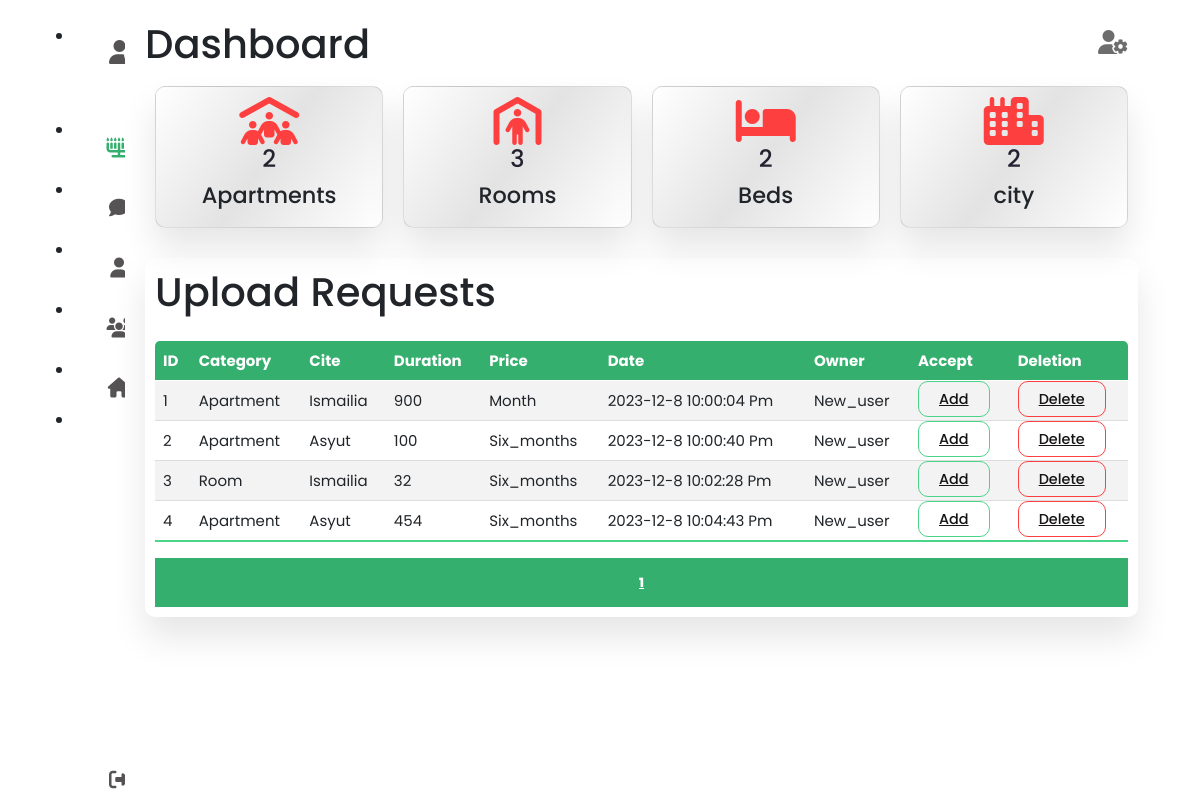
/admin/index.php (signed in), run on the app's committed database.
### tables this page shows
CREATE TABLE `test_uploade` (
  `id` int(11) NOT NULL,
  `price` int(11) NOT NULL,
  `category` varchar(50) NOT NULL,
  `duration` varchar(50) NOT NULL,
  `citys` varchar(11) NOT NULL,
  `text` varchar(200) NOT NULL,
  `img_name` varchar(200) NOT NULL,
  `C_date` datetime NOT NULL DEFAULT current_timestamp(),
  `id_user` int(11) NOT NULL
);

CREATE TABLE `users` (
  `id` int(11) NOT NULL,
  `User_name` varchar(100) NOT NULL,
  `Email` varchar(255) NOT NULL,
  `Password` varchar(50) NOT NULL,
  `currtime` datetime NOT NULL DEFAULT current_timestamp()
);

### admin/index.php (the view, shortened to what this page needs)
<?PHP
  include("../user/include/connect.php");
            ?>
<span style="font-family: verdana, geneva, sans-serif"
  ><!DOCTYPE html>
  <html lang="en">
    <head>
      <link rel="stylesheet" href="../css_admin/dashboard.css" />
      <link
        rel="stylesheet"
        href="https://cdnjs.cloudflare.com/ajax/libs/font-awesome/5.15.4/css/all.min.css"
      />
      <link
        rel="stylesheet"
        href="https://cdnjs.cloudflare.com/ajax/libs/font-awesome/6.2.0/css/all.min.css"
      />
      <link
        rel="stylesheet"
        href="https://cdnjs.cloudflare.com/ajax/libs/aos/2.3.4/aos.css"
      />
      <link rel="stylesheet" href="../css_admin/bootstrap.min.css" />
    </head>
    <body>
      <div class="container">
        <?Php if(isset($_COOKIE["admin_name"])){?>
        <nav>
          <ul>
            <li>
              <a href="#" class="logo">
                <i class="fas fa-solid fa-user-shield"></i>
              </a>
            </li>
            <li>
              <a href="#">
                <i class="fas fa-menorah" style="color: #34af6d !important"></i>
              </a>
            </li>
            <li>
              <a href="message.php">
                <i class="fas fa-comment"></i>
              </a>
            </li>
            <li>
              <a href="profile.php">
                <i class="fas fa-solid fa-user"></i>
              </a>
            </li>
            <li>
              <a href="All-admins.php">
                <i class="fas fa-solid fa-users"></i>
              </a>
            </li>
            <li>
              <a href="../user/services.php">
                <i class="fas fa-solid fa-house"></i>
              </a>
            </li>
            <li>
              <a href="out.php" class="logout">
                <i class="fas fa-sign-out-alt"></i>
              </a>
            </li>
          </ul>
        </nav>
        <section class="main">
          <div class="main-top">
            <h1>Dashboard</h1>
            <i class="fas fa-user-cog" style="font-size: 1.5rem"></i>
          </div>
          <div class="users">
            <?php
              $count = $db->query("SELECT category from  `products`");
              $count = $count->fetchAll(pdo::FETCH_ASSOC);
              $num_apart  = 0;
              $num_room   = 0;
              $num_bed    = 0;
              foreach($count as $c){
                if($c['category'] == "Apartment"){
                  $num_apart++;
                }else if($c['category'] == "Room"){
                  $num_room++;
                }else if($c['category'] == "Bed"){
                  $num_bed++;
                }
              }
            ?>
            <div class="card">
              <i class="fa-solid fa-people-roof"></i>
              <h2 class="counter"><?php echo $num_apart?></h2>
              <h4>Apartments</h4>
            </div>
            <div class="card">
              <i class="fa-solid fa-person-shelter"></i>
              <h2 class="counter"><?php echo $num_room?></h2>
              <h4>Rooms</h4>
            </div>
            <div class="card">
              <i class="fa-solid fa-bed"></i>
              <h2 class="counter"><?php echo $num_bed?></h2>
              <h4>Beds</h4>
            </div>
              <?Php
                $num = $db->query("SELECT count(citys) as num from  `products` group by citys");
                $num = $num->fetchall(pdo::FETCH_ASSOC);
                $n = count($num);
              ?>
            <div class="card">
              <i class="fa-solid fa-city"></i>
              <h2 class="counter"><?php echo $n?></h2>
              <h4>city</h4>
            </div>
          </div>
          <section class="attendance">
            <div class="attendance-list">
              <h1>upload requests</h1>
              <?php
                      $start = 1;
                      $sel = $db->query("SELECT id from test_uploade");
                      $sel = $sel->fetchAll(pdo::FETCH_ASSOC);
                      $number = 5;
                      $num_s = ceil((count($sel) / $number));
                      $limt = ($start - 1) * $number;
                      $all = $db->query("SELECT `test_uploade`.`id` as id_cat,`test_uploade`.`category`,
                      `test_uploade`.`citys`,`test_uploade`.`duration`
                      ,`test_uploade`.`price`, `users`.`User_name`,`users`.`id`,`test_uploade`.`C_date`as date
                      from test_uploade INNER JOIN users on test_uploade.id_user = users.id limit $limt , $number ");
                      $all = $all->fetchAll(pdo::FETCH_ASSOC);
                      $n = $limt;
                        if($all) {
                    ?>
              <table class="table">
                <thead>
                  <tr>
                    <th>ID</th>
                    <th>Category</th>
                    <th>cite</th>
                    <th>Duration</th>
                    <th>price</th>
                    <th>date</th>
                    <th>owner</th>
                    <th>accept</th>
                    <th>deletion</th>
                  </tr>
                </thead>
                <tbody>
                     <?php
                     foreach($all as $a){
                      $date = date_create($a["date"]);
                      $date = date_format($date , "Y-m-j g:i:s a");
                      $n++
                     ?>
                  <tr>
                    <td><?php echo $n;?></td>
                    <td><?php echo $a["category"];?></td>
                    <td><?php echo $a["citys"];?></td>
                    <td><?php echo $a["price"];?></td>
                    <td><?php echo $a["duration"];?></td>
                    <td><?php echo $date;?></td>
                    <td><?php echo $a["User_name"];?></td>
                    <td><a href="delete.php?add=<?php echo $a['id_cat']?>">add</a></td>
                    <td><a href="delete.php?del=<?php echo $a['id_cat']?>" class="second_btn">delete</a></td>
                  </tr>
                      <?php }?>
                </tbody>
              </table>
              <div class="Mobility">
                <?Php for($i =1; $i<=$num_s;$i++){?>
                <a href="index.php?start=<?php echo $i?>" class="number"><?php echo $i?></a>
                <?php }?>
            </div>
            </div>
                <?php }else{ ?>
                <?php echo "لايوجد طلبات للرفع" ;}?>
            <?php }?>
          </section>
        </section>
      </div>
    </body>
  </html>
</span>

### css_admin/dashboard.css (style rules this page uses)
* { margin: 0; padding: 0; outline: none; border: none; text-decoration: none; box-sizing: border-box; font-family: "Poppins", sans-serif; }
:root { --primary: rgb(1, 235, 248); --secondary: #fe3f40; --light: #ffffff; --dark: #161313; --dark-color: hsl(212, 42%, 15%); --bac-color: #020113; --title: 3.6rem; --Side_title: 2.4rem; --title-product: 1.7rem; --text-product: 1.1rem; --textP: 1.6rem; --logo-header: 4rem; --link_header: 1.8rem; --body-color: #ffffff; }
body { background: rgb(226, 226, 226); }
nav { position: sticky; top: 0; bottom: 0; height: 100vh; left: 0 t; width: 90px; background: #fff; overflow: hidden; transition: 1s; }
.logo { text-align: center; display: flex; margin: 10px 0 0 10px; padding-bottom: 3rem; }
.logo .fas { font-size: 1.5rem; margin-left: -5px; }
nav a { position: relative; width: 280px; font-size: 14px; color: rgb(85, 83, 83); display: table; padding: 10px; }
nav .fas { position: relative; width: 70px; height: 40px; top: 20px; font-size: 20px; text-align: center; }
.logout { position: absolute; bottom: 0; }
.container { display: flex; }
.main { position: relative; padding: 20px; width: 100%; }
.main-top { display: flex; width: 100%; }
.main-top i { position: absolute; right: 0; margin: 10px 30px; color: rgb(110, 109, 109); cursor: pointer; }
.main .users { display: flex; width: 100%; }
.users .card { display: grid; justify-content: center; align-items: center; background: linear-gradient(126deg, #ffffff, #e3e3e3, #ffffff); width: 25%; margin: 10px; text-align: center; border-radius: 10px; padding: 10px; box-shadow: 0 20px 35px rgba(0, 0, 0, 0.1); }
.users .card i { font-size: 3rem; color: var(--secondary); }
.users .card h2 { font-size: 1.5rem; color: #020113da; }
.users .card h4 { font-size: 1.4rem; }
.attendance { margin-top: 20px; text-transform: capitalize; }
.attendance-list { width: 100%; padding: 10px; margin-top: 10px; background: #fff; border-radius: 10px; box-shadow: 0 20px 35px rgba(0, 0, 0, 0.1); }
.table { border-collapse: collapse; margin: 25px 0; font-size: 15px; min-width: 100%; overflow: hidden; border-radius: 5px 5px 0 0; }
table thead tr { color: #fff; background: #34af6d; text-align: left; font-weight: bold; }
.table th, .table td { padding: 20px 15px; }
.table tbody tr { border-bottom: 1px solid #ddd; }
.table tbody tr:nth-of-type(odd) { background: #f3f3f3; }
.table tbody tr:last-of-type { border-bottom: 2px solid #4ad489; }
.table a { font-size: 0.9rem; font-weight: 500; color: var(--dark); width: 100%; padding: 7px 20px; border-radius: 10px; cursor: pointer; background: transparent; border: 1px solid #4ad489; margin: auto; }
.table .second_btn { border: 1px solid var(--secondary); }
.Mobility { display: flex; flex-wrap: wrap; justify-content: center; align-items: center; text-align: center !; margin: auto; width: 100%; padding: 10px 0; background-color: #34af6d; }
.Mobility .number { color: #fff; font-size: 0.8rem; font-weight: 800; padding: 5px 20px; }
.Mobility a { width: auto; margin: 0 30px; padding: 5px 10px; border-radius: 5px; transition: 0.3s; }

### data on the page
test_uploade: category "Apartment", citys "Ismailia", price "900", duration "Month", C_date "2023-12-8 10:00:04 Pm", id_user.User_name "New_user"
test_uploade: category "Apartment", citys "Asyut", price "100", duration "Six_months", C_date "2023-12-8 10:00:40 Pm", id_user.User_name "New_user"
test_uploade: category "Room", citys "Ismailia", price "32", duration "Six_months", C_date "2023-12-8 10:02:28 Pm", id_user.User_name "New_user"
test_uploade: category "Apartment", citys "Asyut", price "454", duration "Six_months", C_date "2023-12-8 10:04:43 Pm", id_user.User_name "New_user"

### other printed values
$num_apart "2"
$num_room "3"
$num_bed "2"
$n "2"
